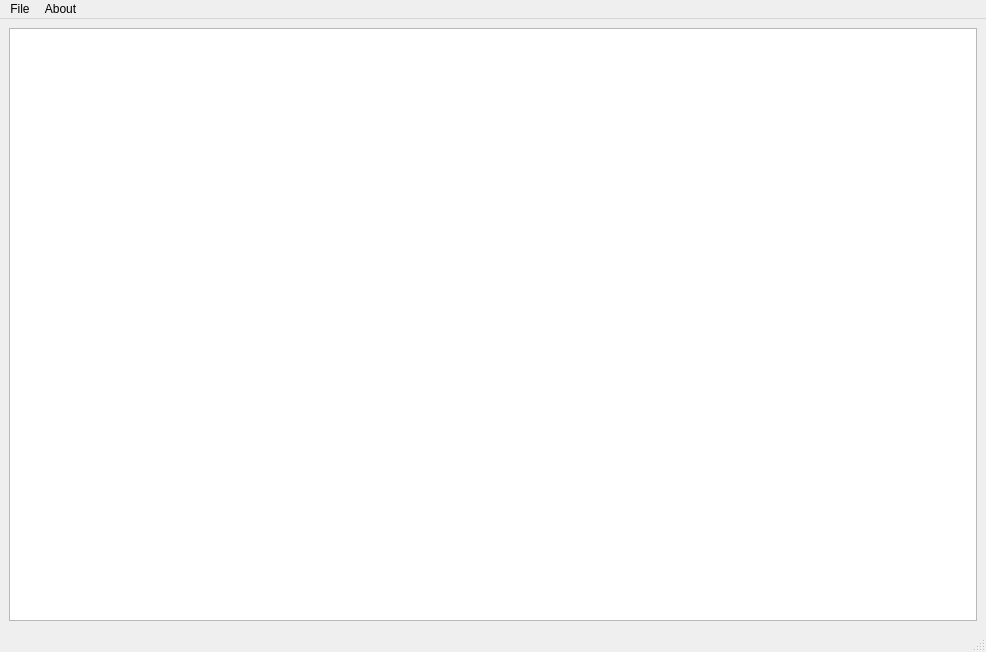
<?xml version="1.0" encoding="UTF-8"?>
<ui version="4.0">
 <class>MainWindow</class>
 <widget class="QMainWindow" name="MainWindow">
  <property name="geometry">
   <rect>
    <x>0</x>
    <y>0</y>
    <width>986</width>
    <height>652</height>
   </rect>
  </property>
  <property name="windowTitle">
   <string>Notepad</string>
  </property>
  <widget class="QWidget" name="centralwidget">
   <layout class="QHBoxLayout" name="horizontalLayout">
    <item>
     <widget class="QTextEdit" name="textEdit_notepad"/>
    </item>
   </layout>
  </widget>
  <widget class="QMenuBar" name="menubar">
   <property name="geometry">
    <rect>
     <x>0</x>
     <y>0</y>
     <width>986</width>
     <height>26</height>
    </rect>
   </property>
   <widget class="QMenu" name="menuOpen">
    <property name="title">
     <string>File</string>
    </property>
    <addaction name="actionOpen"/>
    <addaction name="actionSave"/>
    <addaction name="actionClear"/>
    <addaction name="actionExit"/>
   </widget>
   <widget class="QMenu" name="menuAbout">
    <property name="title">
     <string>About</string>
    </property>
    <addaction name="actionAbout_me"/>
   </widget>
   <addaction name="menuOpen"/>
   <addaction name="menuAbout"/>
  </widget>
  <widget class="QStatusBar" name="statusbar"/>
  <action name="actionOpen">
   <property name="text">
    <string>Open</string>
   </property>
  </action>
  <action name="actionSave">
   <property name="text">
    <string>Save</string>
   </property>
  </action>
  <action name="actionClear">
   <property name="text">
    <string>Clear</string>
   </property>
  </action>
  <action name="actionExit">
   <property name="text">
    <string>Exit</string>
   </property>
  </action>
  <action name="actionAbout_me">
   <property name="text">
    <string>About me</string>
   </property>
  </action>
 </widget>
 <resources/>
 <connections/>
</ui>
